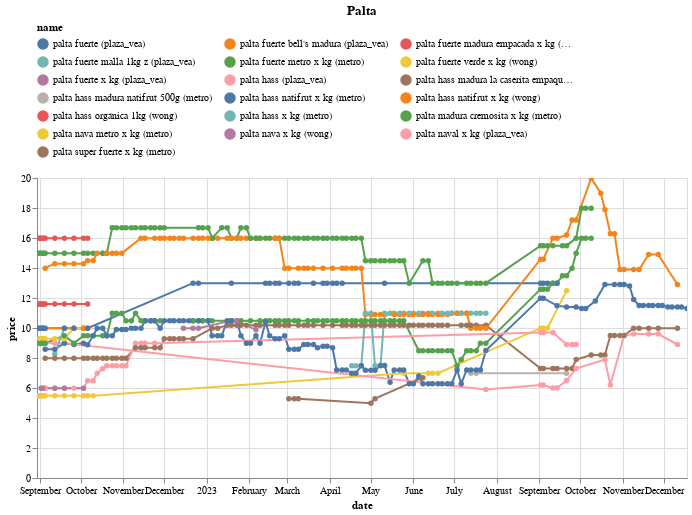

The notebook cell saved with this chart:
### Code cell
(df
 .loc[df.name.isin(names)]
 .pipe(alt.Chart)
 .mark_line(point=True)
 .encode(x='date', y='price', color='name', tooltip=['name','price'])
 .properties(width=650, title='Palta')
 .interactive()
 .configure_legend(orient='top', columns=3)
)

### Figure 1 — Vega-Lite specification as saved in the notebook (floating-point values rounded to 4 significant figures; data arrays with more than 128 entries replaced by an {"elided": "..."} marker saying what was removed)
{"config": {"view": {"continuousWidth": 300, "continuousHeight": 300}, "legend": {"columns": 3, "orient": "top"}}, "data": {"name": "data-e5092e6ff3da5a86e1609245836ba252"}, "mark": {"type": "line", "point": true}, "encoding": {"color": {"field": "name", "type": "nominal"}, "tooltip": [{"field": "name", "type": "nominal"}, {"field": "price", "type": "quantitative"}], "x": {"field": "date", "type": "temporal"}, "y": {"field": "price", "type": "quantitative"}}, "params": [{"name": "param_14", "select": {"type": "interval", "encodings": ["x", "y"]}, "bind": "scales"}], "title": "Palta", "width": 650, "$schema": "https://vega.github.io/schema/vega-lite/v5.16.3.json", "datasets": {"data-e5092e6ff3da5a86e1609245836ba252": {"elided": "668 records"}}}
